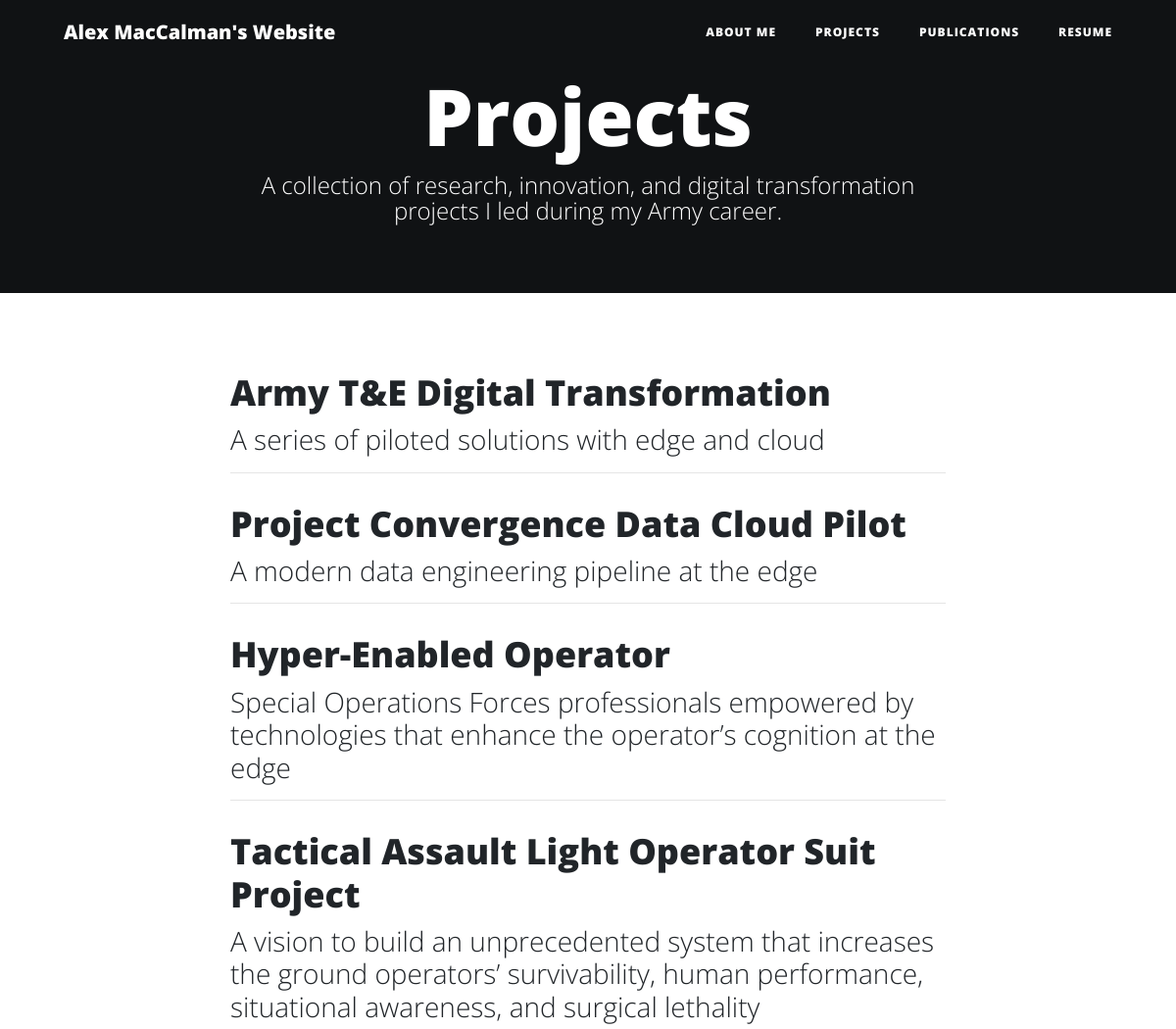
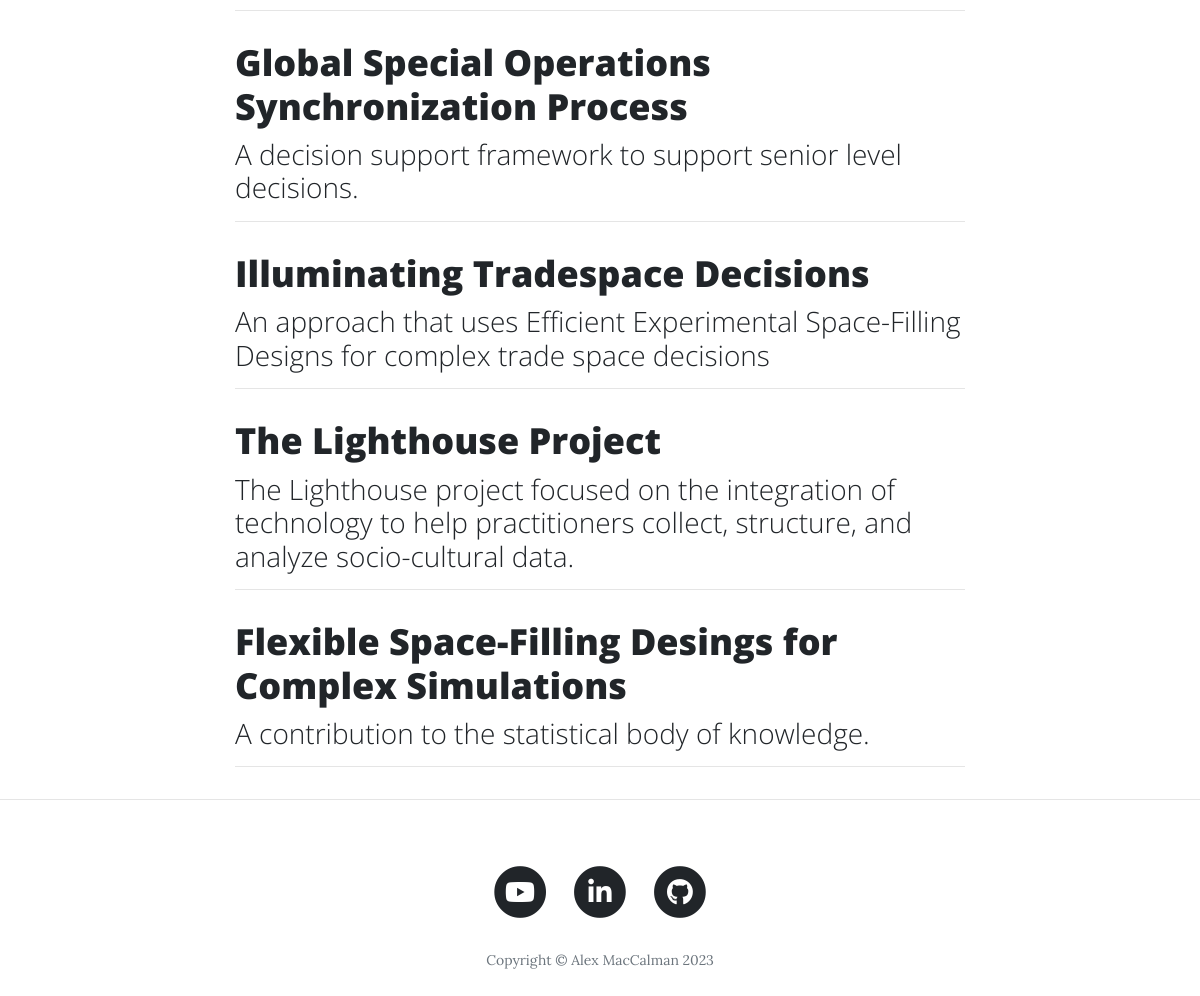
Page /projects on the earlier database version (2 pictures, top to bottom).
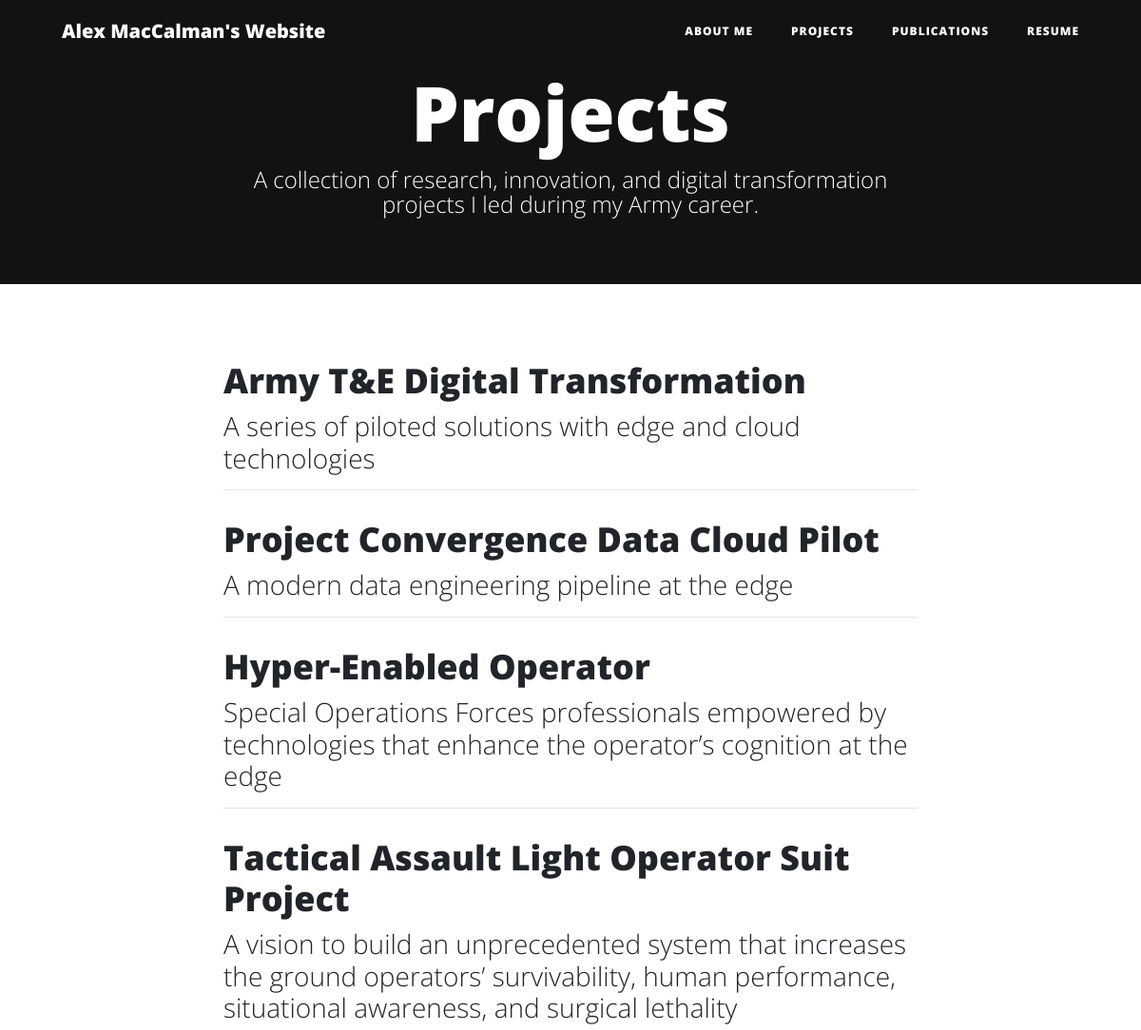
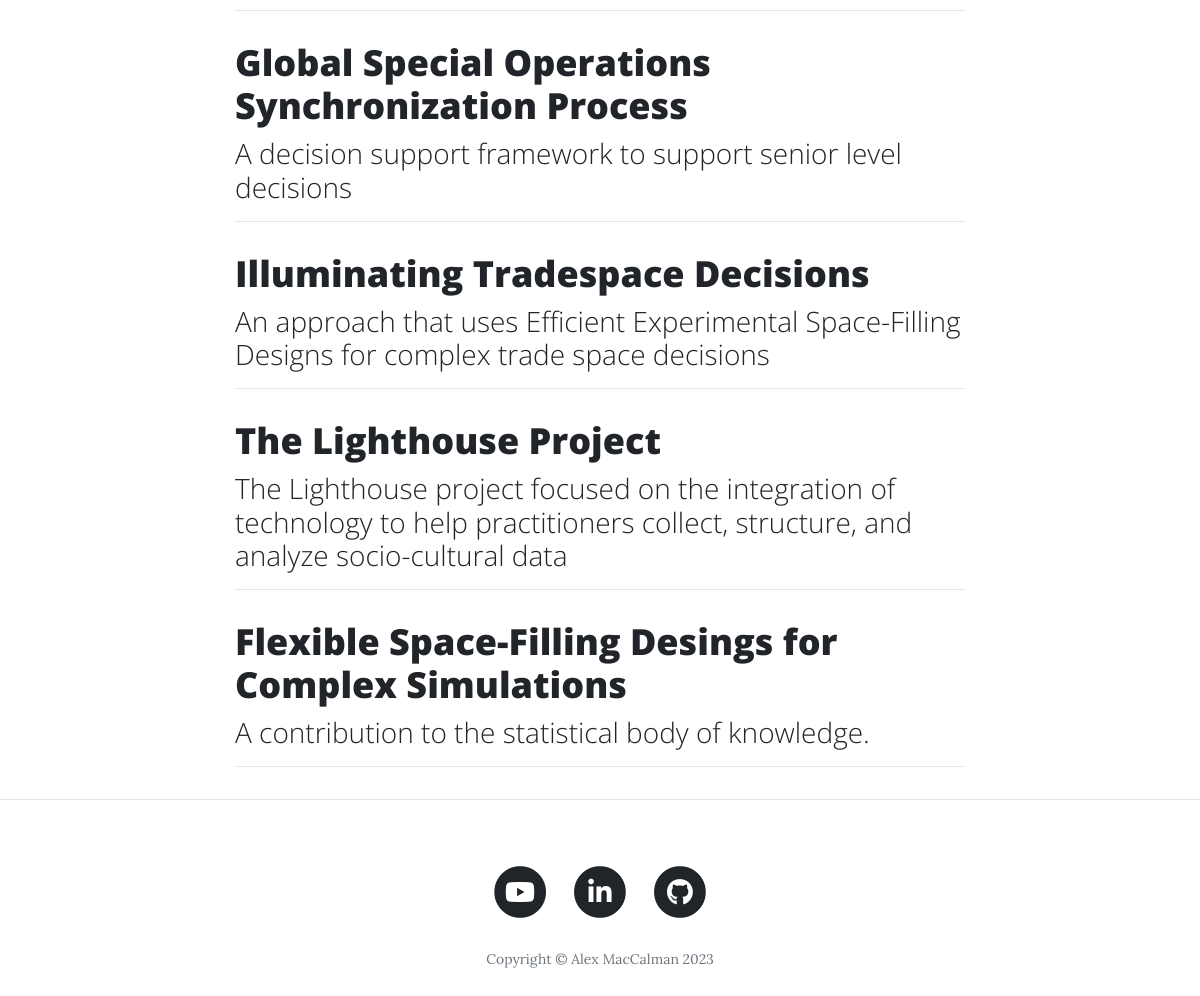
Same page on the later database version (2 pictures, top to bottom).
### __init__.py (models this page shows)
class BlogPost(db.Model):
    __tablename__ = "blog_posts"
    id = db.Column(db.Integer, primary_key=True)
    author = db.Column(db.String(250), nullable=False)
    title = db.Column(db.String(250), unique=True, nullable=False)
    subtitle = db.Column(db.String(500), nullable=False)
    date = db.Column(db.String(250), nullable=False)
    body = db.Column(db.Text, nullable=False)
    img_url = db.Column(db.String(250), nullable=True)

### __init__.py (the view)
@app.route("/projects")
def projects():
    posts = BlogPost.query.all()
    return render_template("projects.html", all_posts=posts, logged_in=current_user.is_authenticated)

### templates/projects.html (shortened to what this page needs)
{% include "header.html" %}
  <header class="masthead" style="background-color:black">
    <div class="overlay"></div>
    <div class="container">
      <div class="row">
        <div class="col-lg-8 col-md-10 mx-auto">
          <div class="site-heading">
            <h1>Projects</h1>
            <span class="subheading">A collection of research, innovation, and digital transformation projects I led during my Army career.</span>
          </div>
        </div>
      </div>
    </div>
  </header>
  <div class="container">
    <div class="row">
      <div class="col-lg-8 col-md-10 mx-auto">
        {% for post in all_posts %}
        <div class="post-preview">
          <a href="{{ url_for('show_post', post_id=post.id) }}">
            <h2 class="post-title">
              {{post.title}}
            </h2>
            <h3 class="post-subtitle">
              {{post.subtitle}}
            </h3>
          </a>
        </div>
        <hr>
        {% endfor %}
      </div>
    </div>
  </div>
  <hr>
{% include "footer.html" %}

### templates/header.html (shortened to what this page needs)
<!DOCTYPE html>
<html lang="en">
<head>
  <link href="{{ url_for('static', filename='vendor/bootstrap/css/bootstrap.min.css') }}" rel="stylesheet">
  <link href="{{ url_for('static', filename='vendor/fontawesome-free/css/all.min.css')}}" rel="stylesheet" type="text/css">
  <link href="{{ url_for('static', filename='css/clean-blog.min.css')}}" rel="stylesheet">
</head>
<body>
  <nav class="navbar navbar-expand-lg navbar-light fixed-top" id="mainNav">
    <div class="container">
      <a class="navbar-brand" href="{{url_for('aboutme')}}">Alex MacCalman's Website</a>
      <div class="collapse navbar-collapse" id="navbarResponsive">
        <ul class="navbar-nav ml-auto">
          <li class="nav-item">
            <a class="nav-link" href="{{ url_for('aboutme') }}">About Me</a>
          </li>
          <li class="nav-item">
            <a class="nav-link" href="{{ url_for('projects') }}">Projects</a>
          </li>
          <li class="nav-item">
            <a class="nav-link" href="{{ url_for('pubs') }}">Publications</a>
          </li>
          <li class="nav-item">
            <a class="nav-link" href="https://www.alexandermaccalman.com/" target="_blank">Resume</a>
          </li>
        </ul>
      </div>
    </div>
  </nav>

### templates/footer.html (shortened to what this page needs)
  <footer>
    <div class="container">
      <div class="row">
        <div class="col-lg-8 col-md-10 mx-auto">
          <ul class="list-inline text-center">
            <li class="list-inline-item">
              <a href="https://www.youtube.com/channel/UCm2OdPoaI8f4zLyMey_0LAg/videos" target="_blank">
                <span class="fa-stack fa-lg">
                  <i class="fas fa-circle fa-stack-2x"></i>
                  <i class="fab fa-youtube fa-stack-1x fa-inverse"></i>
                </span>
              </a>
            </li>
            <li class="list-inline-item">
              <a href="https://www.linkedin.com/in/alexmaccalman/" target="_blank">
                <span class="fa-stack fa-lg">
                  <i class="fas fa-circle fa-stack-2x"></i>
                  <i class="fab fa-linkedin-in fa-stack-1x fa-inverse"></i>
                </span>
              </a>
            </li>
            <li class="list-inline-item">
              <a href="https://github.com/alexmaccalman" target="_blank">
                <span class="fa-stack fa-lg">
                  <i class="fas fa-circle fa-stack-2x"></i>
                  <i class="fab fa-github fa-stack-1x fa-inverse"></i>
                </span>
              </a>
            </li>
          </ul>
          <p class="copyright text-muted">Copyright &copy; Alex MacCalman 2023</p>
        </div>
      </div>
    </div>
  </footer>
</body>
</html>

Differences in the rows shown:
changed BlogPost "Army T&E Digital Transformation": subtitle "A series of piloted solutions with edge and cloud" → "A series of piloted solutions with edge and cloud technologies"
changed BlogPost "Global Special Operations Synchronization Process": subtitle "A decision support framework to support senior level decisions." → "A decision support framework to support senior level decisions"
changed BlogPost "The Lighthouse Project": subtitle "The Lighthouse project focused on the integration of technology to help practitioners collect, structure, and analyze socio-cultural data." → "The Lighthouse project focused on the integration of technology to help practitioners collect, structure, and analyze socio-cultural data"
